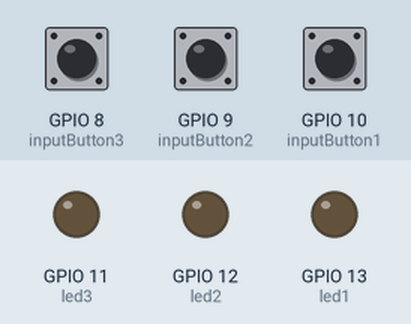
A program run on a simulated Raspberry Pi (BCM pin numbers). Shown: output pins drawn as LEDs (lit = HIGH). The inputs (shaded band) are chosen by the test bench; at power-on: GPIO 8 (inputButton3) HIGH, GPIO 9 (inputButton2) HIGH, GPIO 10 (inputButton1) HIGH.

Above: at 1.2 s.
1.3 s: GPIO 8 (inputButton3) pulled LOW for 0.15 s
At 1.37 s:
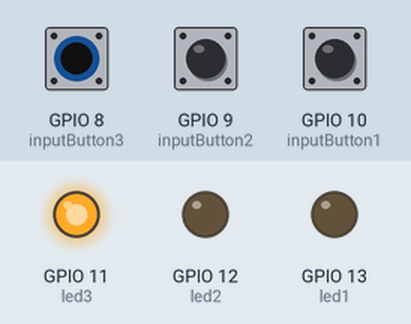
2.9 s: GPIO 9 (inputButton2) pulled LOW for 0.15 s
At 2.97 s:
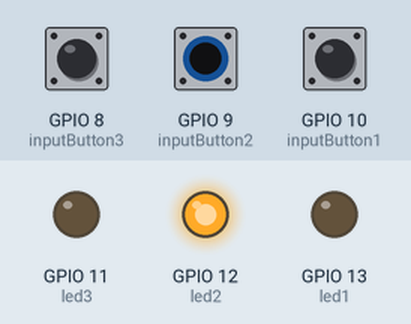
4.5 s: GPIO 10 (inputButton1) pulled LOW for 0.15 s
At 4.57 s:
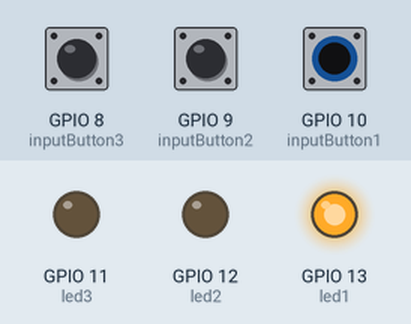
6.1 s: GPIO 10 (inputButton1) pulled LOW for 3.2 s
At 9.6 s:
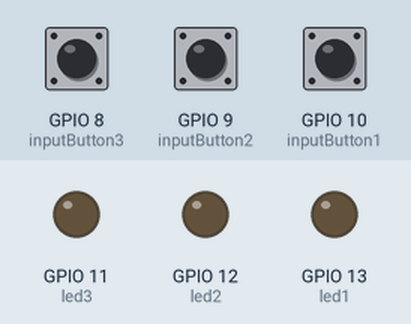
10.8 s: GPIO 8 (inputButton3) pulled LOW for 3.2 s
At 11.9 s:
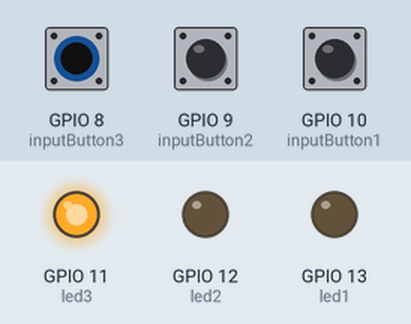
Timing chart, 0 to 15.5 s (numbered marks = the images above; inputs shaded):
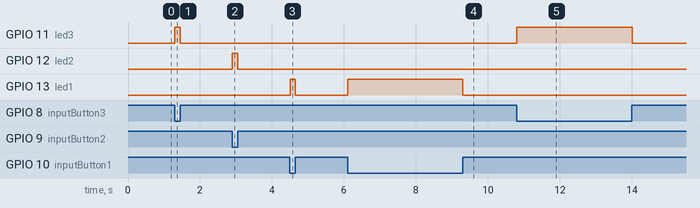

The program:

Button_led_3.py
```python
import RPi.GPIO as GPIO

inputButton1=10
inputButton2=9
inputButton3=8

led1=13
led2=12
led3=11

counter=0

GPIO.setmode(GPIO.BCM)
GPIO.setup(inputButton1, GPIO.IN)
GPIO.setup(inputButton2, GPIO.IN)
GPIO.setup(inputButton3, GPIO.IN)
GPIO.setup(led1, GPIO.OUT)
GPIO.setup(led2, GPIO.OUT)
GPIO.setup(led3, GPIO.OUT)

while True:
    value1 = GPIO.input(inputButton1)
    value2 = GPIO.input(inputButton2)
    value3 = GPIO.input(inputButton3)

    GPIO.output(led1, False)
    GPIO.output(led2, False)
    GPIO.output(led3, False)

    if value1 == False:
        GPIO.output(led1, True)
        while value1 == False:
            value1 = GPIO.input(inputButton1)

    elif value2 == False:
        GPIO.output(led2, True)
        while value2 == False:
            value2 = GPIO.input(inputButton2)

    elif value3 == False:
        GPIO.output(led3, True)
        while value3 == False:
            value3 = GPIO.input(inputButton3)
```

Measured:
- after the input at 1.3 s, GPIO 11 (led3): LOW → HIGH at once, → LOW 0.15 s later
- after the input at 2.9 s, GPIO 12 (led2): LOW → HIGH at once, → LOW 0.15 s later
- after the input at 4.5 s, GPIO 13 (led1): LOW → HIGH at once, → LOW 0.15 s later
- after the input at 6.1 s, GPIO 13 (led1): LOW → HIGH at once, → LOW 3.2 s later
- after the input at 10.8 s, GPIO 11 (led3): LOW → HIGH at once, → LOW 3.2 s later
